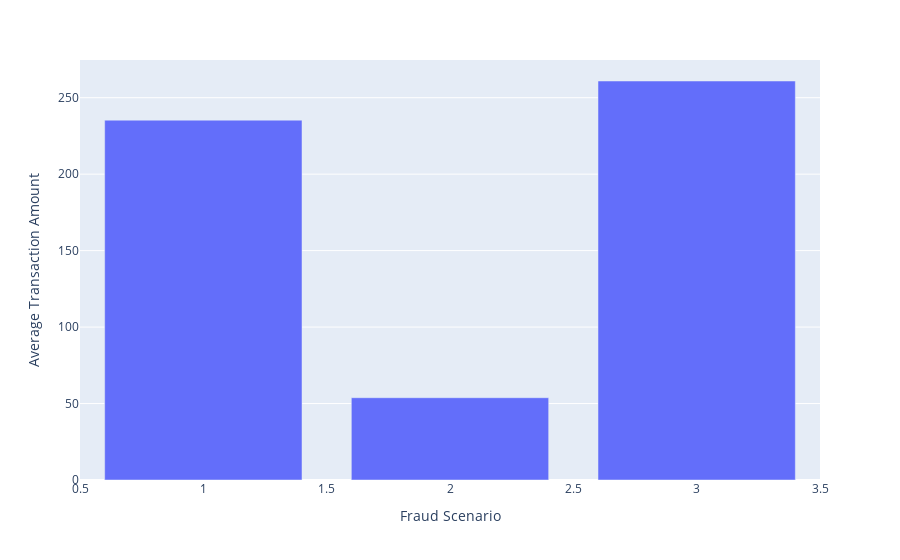

Write notebook code for a chart like this one.
### Markdown cell above
From the bar plot, it is observed that the most frequently occurring fraud scenario is scenario type 2, while the least common scenario is scenario type 1. Next, let's examine the average transaction amount for each type of fraud scenario.

### Code cell
df = pd.read_csv("data/raw.csv")

df = df[(df['TX_FRAUD_SCENARIO'] != 0) & (df['TX_AMOUNT'] != 0)]

grouped = df.groupby('TX_FRAUD_SCENARIO')['TX_AMOUNT'].mean().reset_index(name='mean_amount')

fig = px.bar(grouped, x='TX_FRAUD_SCENARIO', y='mean_amount', labels={'TX_FRAUD_SCENARIO':'Fraud Scenario','mean_amount':'Average Transaction Amount'})

fig.show()

### Figure 1 — Plotly figure (JSON) as saved in the notebook; plotly's stock layout.template omitted (floating-point values rounded to 4 significant figures)
{"data": [{"alignmentgroup": "True", "hovertemplate": "Fraud Scenario=%{x}<br>Average Transaction Amount=%{y}<extra></extra>", "legendgroup": "", "marker": {"color": "#636efa", "pattern": {"shape": ""}}, "name": "", "offsetgroup": "", "orientation": "v", "showlegend": false, "textposition": "auto", "type": "bar", "x": [1, 2, 3], "xaxis": "x", "y": [235.3, 53.81, 260.9], "yaxis": "y"}], "layout": {"barmode": "relative", "legend": {"tracegroupgap": 0}, "margin": {"t": 60}, "xaxis": {"anchor": "y", "domain": [0, 1], "title": {"text": "Fraud Scenario"}}, "yaxis": {"anchor": "x", "domain": [0, 1], "title": {"text": "Average Transaction Amount"}}}}
